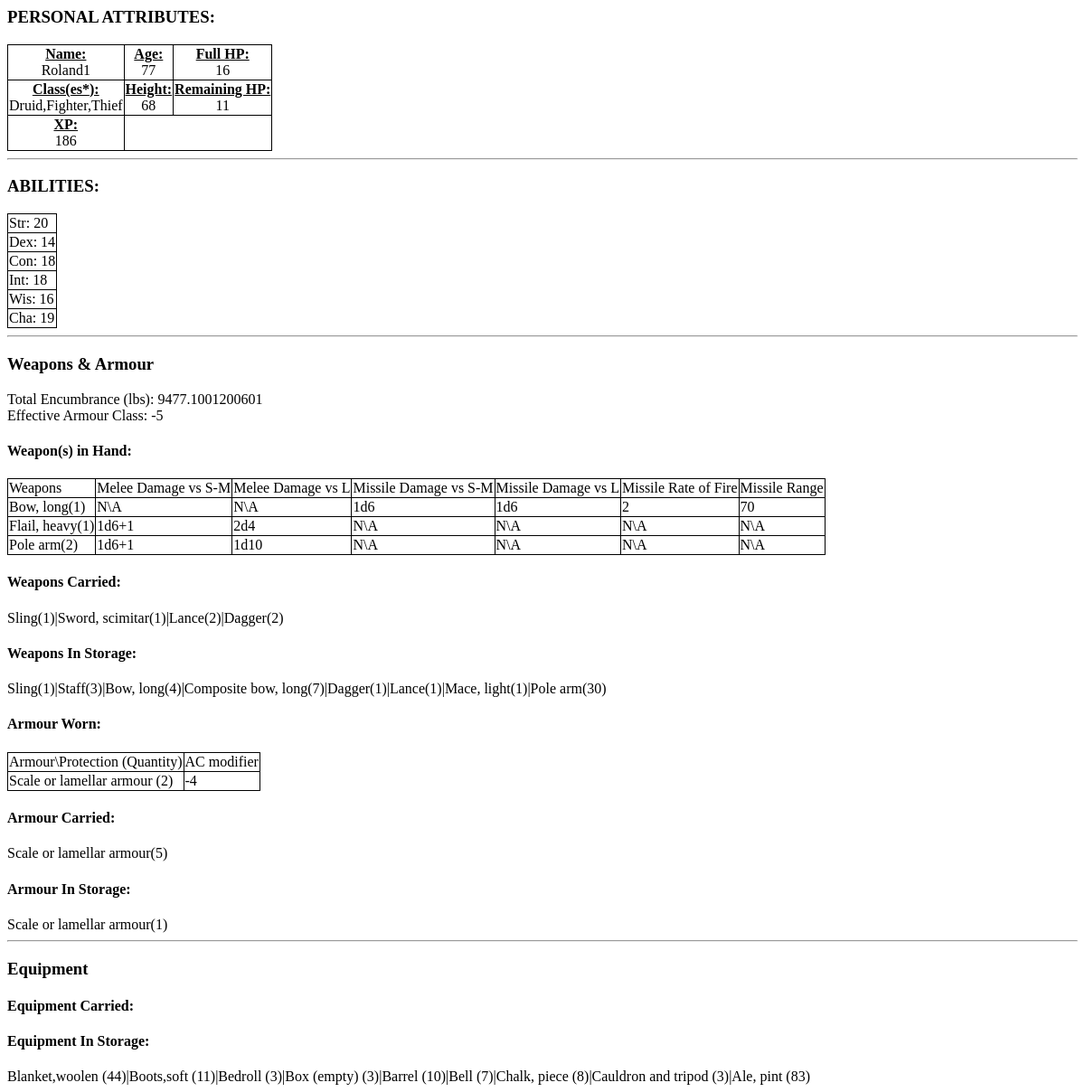
The app's page /osric_character_tools/charactersheet.php?CharacterId=45, older data.
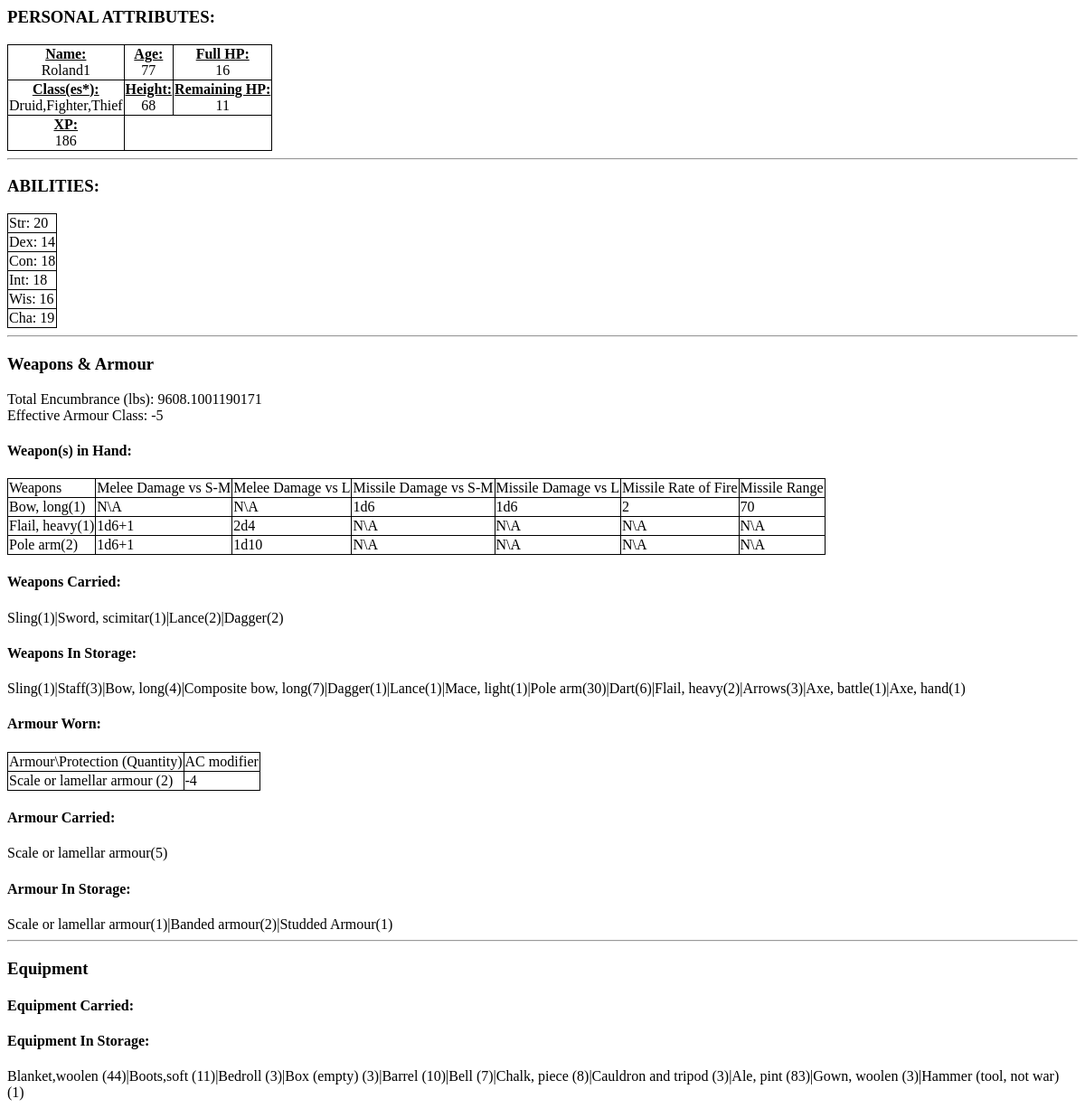
The same page, newer data.
### tables this page shows
CREATE TABLE IF NOT EXISTS `characters` (
  `CharacterName` varchar(255) NOT NULL,
  `CharacterGender` int(11) NOT NULL,
  `CharacterAge` float NOT NULL,
  `CharacterHeight` float NOT NULL,
  `CharacterWeight` float NOT NULL,
  `CharacterId` bigint(20) unsigned NOT NULL AUTO_INCREMENT,
  `CharacterAlignment` int(11) NOT NULL,
  `RaceId` bigint(20) NOT NULL,
  PRIMARY KEY (`CharacterId`)
);

CREATE TABLE IF NOT EXISTS `character_status` (
  `CharacterId` bigint(20) NOT NULL,
  `CharacterStatusArmourClass` int(11) NOT NULL,
  `CharacterStatusExperiencePoints` int(11) NOT NULL,
  `CharacterStatusFullHitPoints` int(11) NOT NULL,
  `CharacterStatusRemainingHitPoints` int(11) NOT NULL
);

CREATE TABLE IF NOT EXISTS `character_abilities` (
  `CharacterId` bigint(20) NOT NULL,
  `AbilityId` bigint(20) NOT NULL,
  `Value` float NOT NULL
);

CREATE TABLE IF NOT EXISTS `abilities` (
  `AbilityId` bigint(20) NOT NULL AUTO_INCREMENT,
  `AbilityLongName` varchar(32) NOT NULL,
  `AbilityShortName` varchar(8) NOT NULL,
  PRIMARY KEY (`AbilityId`)
);

CREATE TABLE IF NOT EXISTS `items` (
  `ItemName` varchar(64) DEFAULT NULL,
  `ItemEncumbrance` float NOT NULL,
  `ItemCost` decimal(10,2) NOT NULL,
  `ItemId` bigint(20) unsigned NOT NULL AUTO_INCREMENT,
  `ItemType` int(11) NOT NULL,
  UNIQUE KEY `ItemId` (`ItemId`)
);

CREATE TABLE IF NOT EXISTS `weapon_as_missile` (
  `WeaponId` bigint(20) NOT NULL,
  `DamageVsSmallOrMedium` int(11) NOT NULL,
  `DamageVsLarge` int(11) NOT NULL,
  `DamageModifierVsSmallOrMedium` int(11) NOT NULL,
  `DamageModifierVsLarge` int(11) NOT NULL,
  `RateOfFire` float NOT NULL,
  `RangeInFt` int(11) NOT NULL,
  `MissileWeaponIndex` bigint(20) NOT NULL AUTO_INCREMENT,
  `DamageVsSmallOrMediumMultiples` int(11) NOT NULL DEFAULT '1',
  `DamageVsLargeMultiples` int(11) NOT NULL DEFAULT '1',
  PRIMARY KEY (`MissileWeaponIndex`)
);

CREATE TABLE IF NOT EXISTS `character_items` (
  `CharacterItemId` bigint(20) NOT NULL AUTO_INCREMENT,
  `CharacterId` bigint(20) NOT NULL,
  `ItemId` bigint(20) NOT NULL,
  `Quantity` int(11) NOT NULL,
  `ItemStatusId` int(11) NOT NULL DEFAULT '1',
  `Magic` int(11) NOT NULL,
  PRIMARY KEY (`CharacterItemId`)
);

CREATE TABLE IF NOT EXISTS `weapon_as_melee` (
  `WeaponId` bigint(20) NOT NULL,
  `DamageVsSmallOrMedium` int(11) NOT NULL,
  `DamageVsLarge` int(11) NOT NULL,
  `DamageModifierVsSmallOrMedium` int(11) NOT NULL,
  `DamageModifierVsLarge` int(11) NOT NULL,
  `DamageVsSmallOrMediumMultiples` int(11) NOT NULL DEFAULT '1',
  `DamageVsLargeMultiples` int(11) NOT NULL DEFAULT '1',
  `MeleeWeaponIndex` bigint(20) NOT NULL AUTO_INCREMENT,
  PRIMARY KEY (`MeleeWeaponIndex`)
);

CREATE TABLE IF NOT EXISTS `armour` (
  `ArmourId` bigint(20) NOT NULL AUTO_INCREMENT,
  `ArmourType` varchar(32) DEFAULT NULL,
  `ArmourMovementRate` float NOT NULL,
  `ArmourEffectOnArmourClass` int(11) NOT NULL,
  `ItemId` bigint(20) NOT NULL,
  PRIMARY KEY (`ArmourId`)
);

### osric_character_tools/charactersheet.php (the view, shortened to what the rows shown need)
<?php
$characterId = $_GET['CharacterId'];
require_once(dirname(__FILE__)."/inc/OsricDb.php");
require_once(dirname(__FILE__)."/inc/Osric.php");
$myOsricDb = new OsricDb();
$myOsricDb->doInit($host,$user,$passwd);
$character = $myOsricDb->getCharacter($characterId);
$totalEncumbranceOnPerson = $myOsricDb->getTotalEncumbranceOnPerson($characterId);
$characterStatus = $myOsricDb->getCharacterStatus($characterId);
?>
<html>
<head>
<link rel="stylesheet" type="text/css" href="./css/class.css" />
</head>
<body>
<?php
echo "<h3 class='cs_section_title'>PERSONAL ATTRIBUTES:</h3>\n";
echo "<table id='CharacterAttributes'>\n";
echo "<tr><td><div class='clsCellLabel'>Name:</div><div class='clsCellValue'>{$character['CharacterName']}</div></td><td><div class='clsCellLabel'>Age:</div><div class='clsCellValue'>{$character['CharacterAge']}</div></td><td><div class='clsCellLabel'>Full HP:</div><div class='clsCellValue'>{$characterStatus['CharacterStatusFullHitPoints']}</div></td></tr>\n";
echo "<tr><td><div class='clsCellLabel'>Class(es*):</div><div class='clsCellValue'>";
echo "</div>";
echo "</td><td><div class='clsCellLabel'>Height:</div><div class='clsCellValue'>{$character['CharacterHeight']}</div></td><td><div class='clsCellLabel'>Remaining HP:</div><div class='clsCellValue'>{$characterStatus['CharacterStatusRemainingHitPoints']}</div></td></tr>\n";
echo "<tr><td><div class='clsCellLabel'>XP:</div><div class='clsCellValue'>{$characterStatus['CharacterStatusExperiencePoints']}</div></td></tr>";
echo "</table>\n";
echo "<hr/>\n";
$character_abilities = $myOsricDb->getCharacterAbilities($characterId);
echo "<h3 class='cs_section_title'>ABILITIES:</h3>\n";
$num_abilities = count($character_abilities);
echo "<table id='CharacterAbilities'>\n";
for($i=0;$i<$num_abilities;$i++)
{
    echo "<tr><td>{$character_abilities[$i]['AbilityShortName']}: {$character_abilities[$i]['Value']}</td></tr>\n";
}
echo "</table>\n";
echo "<hr/>\n";
echo "<h3>Weapons & Armour</h3>\n";
echo "<div id='TotalEncumbrance'>Total Encumbrance (lbs): {$totalEncumbranceOnPerson}</div>\n";
$effectiveArmourClass = $myOsricDb->getCharacterEffectiveArmourClass($characterId);
echo "<div id='Effective Armour Class'>Effective Armour Class: {$effectiveArmourClass}</div>\n";
echo "<h4>Weapon(s) in Hand:</h4>\n";
echo "<table id='CharacterWeaponsInHand'>\n";
echo "<tr><td>Weapons</td><td>Melee Damage vs S-M</td><td>Melee Damage vs L</td><td>Missile Damage vs S-M</td><td>Missile Damage vs L</td><td>Missile Rate of Fire</td><td>Missile Range</td></tr>\n";
$character_weapons_in_use = $myOsricDb->getCharacterWeaponsInUse($characterId);
$num_rows = count($character_weapons_in_use);
for($i=0;$i<$num_rows;$i++)
{
    $row = $character_weapons_in_use[$i];
    $itemId = $row['ItemId'];
    $weapon = $myOsricDb->getWeapon($itemId);
    $weaponId = $weapon['WeaponId'];
    $weaponAsMelee = $myOsricDb->getWeaponAsMelee($weaponId);
    $weaponAsMeleeDmgVsSmallToMedium = Osric::getWeaponDmgVsSmallToMedium($weaponAsMelee);
    $weaponAsMeleeDmgVsLarge = Osric::getWeaponDmgVsLarge($weaponAsMelee);
    $weaponAsMissile = $myOsricDb->getWeaponAsMissile($weaponId);
    $weaponAsMissileDmgVsSmallToMedium = Osric::getWeaponDmgVsSmallToMedium($weaponAsMissile);
    $weaponAsMissileDmgVsLarge = Osric::getWeaponDmgVsLarge($weaponAsMissile);
    if($weaponAsMissile == null){
        $rateOfFire = "N\A";
        $rangeInFt = "N\A";
    }
    else{
        $rateOfFire = $weaponAsMissile['RateOfFire'];
        $rangeInFt = $weaponAsMissile['RangeInFt'];
    }
    echo "<tr><td>{$row['ItemName']}({$row['Quantity']})</td><td>{$weaponAsMeleeDmgVsSmallToMedium}</td><td>{$weaponAsMeleeDmgVsLarge}</td><td>{$weaponAsMissileDmgVsSmallToMedium}</td><td>{$weaponAsMissileDmgVsLarge}</td><td>{$rateOfFire}</td><td>{$rangeInFt}</td></tr>";
}
echo "</table>\n";
echo "<h4>Weapons Carried:</h4>\n";
echo "<div id='CharacterWeaponsCarried'>\n";
$character_weapons_carried = $myOsricDb->getCharacterWeaponsCarried($characterId);
$num_rows = count($character_weapons_carried);
for($i=0;$i<$num_rows;$i++)
{
    $row = $character_weapons_carried[$i];
    if($i > 0)
    {
        echo "|";
    }
    echo "{$row['ItemName']}";
    echo "({$row['Quantity']})";
}
echo "</div>\n";
echo "<h4>Weapons In Storage:</h4>\n";
echo "<div id='CharacterWeaponsInStorage'>\n";
$character_weapons_in_storage = $myOsricDb->getCharacterWeaponsInStorage($characterId);
$num_rows = count($character_weapons_in_storage);
for($i=0;$i<$num_rows;$i++)
{
    $row = $character_weapons_in_storage[$i];
    if($i > 0)
    {
        echo "|";
    }
    echo "{$row['ItemName']}";
	echo "({$row['Quantity']})";
}
echo "</div>\n";
echo "<h4>Armour Worn:</h4>\n";
echo "<table id='CharacterArmourWorn'>\n";
echo "<tr><td>Armour\\Protection (Quantity)</td></td><td>AC modifier</td></tr>\n";
$character_armour_worn = $myOsricDb->getCharacterArmourInUse($characterId);
$num_rows = count($character_armour_worn);
for($i=0;$i<$num_rows;$i++)
{
	$row = $character_armour_worn[$i];
	echo "<tr><td>{$row['ItemName']} ({$row['Quantity']})</td><td>{$row['ArmourEffectOnArmourClass']}</td></tr>\n";
}
echo "</table>\n";
echo "<h4>Armour Carried:</h4>\n";
echo "<div id='CharacterArmourCarried'>\n";
$character_armour_carried = $myOsricDb->getCharacterArmourCarried($characterId);
$num_rows = count($character_armour_carried);
for($i=0;$i<$num_rows;$i++)
{
    $row = $character_armour_carried[$i];
	echo "{$row['ItemName']}";
	echo "({$row['Quantity']})";
}
echo "</div>\n";
echo "<h4>Armour In Storage:</h4>\n";
echo "<div id='CharacterArmourInStorage'>\n";
$character_armour_in_storage = $myOsricDb->getCharacterArmourInStorage($characterId);
$num_rows = count($character_armour_in_storage);
for($i=0;$i<$num_rows;$i++)
{
    $row = $character_armour_in_storage[$i];
    if($i > 0)
    {
        echo "|";
    }
	echo "{$row['ItemName']}";
	echo "({$row['Quantity']})";
}
echo "</div>\n";
echo "<hr/>\n";
echo "<h3>Equipment</h3>\n";
echo "<h4>Equipment Carried:</h4>";
echo "<h4>Equipment In Storage:</h4>";
echo "<div id='CharacterEquipmentInStorage'>\n";
$character_items_in_storage = $myOsricDb->getCharacterItemsInStorage($characterId);
$num_rows = count($character_items_in_storage);
for($i=0;$i<$num_rows;$i++)
{
    $row = $character_items_in_storage[$i];
    if($i > 0)
    {
        echo "|";
    }
    echo "{$row['ItemName']}";
	echo "({$row['Quantity']})";
}
echo "</div>\n";
?>
</body>
</html>

Row changes from the older to the newer data that the page shows:
added character_items: ItemId.ItemName "Dart", Quantity "6", shown under "Weapons In Storage:"
added character_items: ItemId.ItemName "Flail, heavy", Quantity "2", shown under "Weapons In Storage:"
added character_items: ItemId.ItemName "Arrows", Quantity "3", shown under "Weapons In Storage:"
added character_items: ItemId.ItemName "Axe, battle", Quantity "1", shown under "Weapons In Storage:"
added character_items: ItemId.ItemName "Axe, hand", Quantity "1", shown under "Weapons In Storage:"
added character_items: ItemId.ItemName "Banded armour", Quantity "2", shown under "Armour In Storage:"
added character_items: ItemId.ItemName "Studded Armour", Quantity "1", shown under "Armour In Storage:"
added character_items: ItemId.ItemName "Gown, woolen", Quantity "3", shown under "Equipment In Storage:"
added character_items: ItemId.ItemName "Hammer (tool, not war)", Quantity "1", shown under "Equipment In Storage:"
Text that changed along with them:
$totalEncumbranceOnPerson: "9477.1001200601" → "9608.1001190171"
